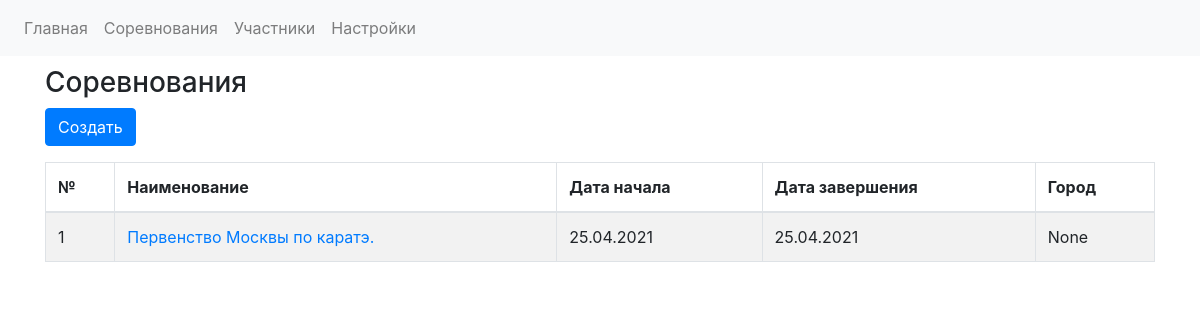
/competitions, run on an earlier commit of the app's database.
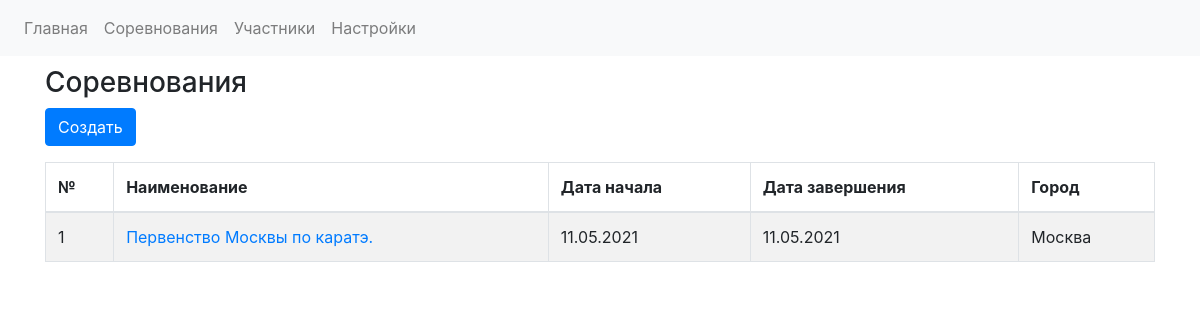
And on a later commit of the database.
### app.py (models this page shows)
class CompetitionsDB(db.Model):
    competition_id = db.Column(db.Integer, primary_key=True)
    competition_name = db.Column(db.String)
    competition_date_start = db.Column(db.Date, default=datetime.utcnow)
    competition_date_finish = db.Column(db.Date, default=datetime.utcnow)
    competition_city = db.Column(db.String)
    competition_fights = db.relationship('FightsDB', backref='competition', lazy='dynamic')
    registrations = db.relationship('RegistrationDB', backref='competition')

### app.py (the view)
@app.route('/competitions')
def competitions():
    competitions_data = CompetitionsDB.query.all()
    return render_template('competitions.html', competitions_data = competitions_data)

### templates/competitions.html (shortened to what this page needs)
{% extends "base.html" %}
{% block head %}
<link rel="stylesheet" type="text/css" href="https://cdnjs.cloudflare.com/ajax/libs/twitter-bootstrap/4.5.2/css/bootstrap.css">
<link rel="stylesheet" type="text/css" href="https://cdn.datatables.net/1.10.24/css/dataTables.bootstrap4.min.css">
{% endblock %}
{% block content %}
<div class="container" style="margin-top: 10px">
<h3>Соревнования</h3>
<button type="button" class="btn btn-primary" id="create_competition_button">Создать</button>
<table id="competitions_table" class="table table-striped table-bordered" style="width:100%">
        <thead>
            <tr>
                <th>№</th>
                <th>Наименование</th>
                <th>Дата начала</th>
                <th>Дата завершения</th>
                <th>Город</th>
            </tr>
        </thead>
        <tbody>
        {% for competition_row in competitions_data %}
            <tr>
                <td>{{ competition_row.competition_id }}</td>
                <td>
                    <a href="{{url_for('competition_view', competition_id = competition_row.competition_id)}}">
                          {{ competition_row.competition_name }}
                    </a>
                </td>
                <td>{{ competition_row.competition_date_start.strftime('%d.%m.%Y') }}</td>
                <td>{{ competition_row.competition_date_finish.strftime('%d.%m.%Y')}}</td>
                <td>{{ competition_row.competition_city}}</td>
            </tr>
        {% endfor %}
    </table>
</div>
{% endblock %}

What changed in the data, as far as the page shows it:
changed CompetitionsDB "Первенство Москвы по каратэ.": competition_date_start "25.04.2021" → "11.05.2021"; competition_date_finish "25.04.2021" → "11.05.2021"; competition_city "None" → "Москва"
